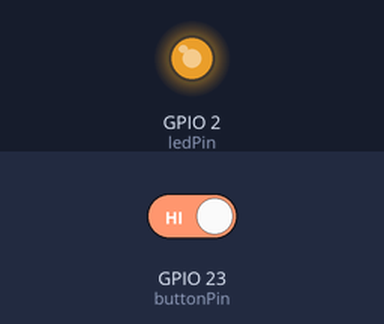
Recording of a sketch running on a simulated ESP32. Parts: output pins drawn as LEDs (lit = HIGH). The inputs (shaded band) are chosen by the test bench; at power-on: GPIO 23 (buttonPin) HIGH. What the sketch prints to the serial monitor is not drawn.

Above: at 8.4 s.
8.5 s: GPIO 23 (buttonPin) driven LOW
At 9.15 s:
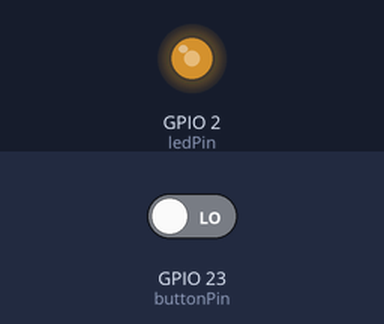
At 10.05 s:
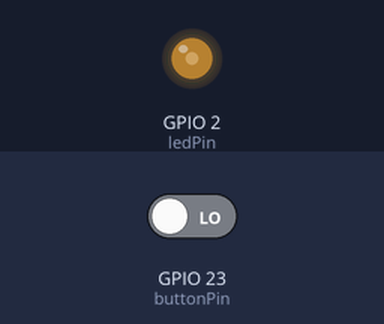
Timing chart, 0 to 13.0 s (numbered marks = the images above; inputs shaded):
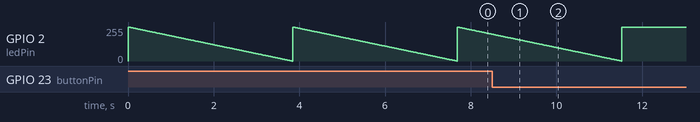

The sketch:

capacitor_code.ino
```cpp
// Pin setup
const int ledPin = 2;       // Built-in LED (GPIO2 on ESP32, D4 on ESP8266)
const int buttonPin = 23;   // Push button connected to GPIO23 (change if needed)

int buttonState = 0;

void setup() {
  pinMode(ledPin, OUTPUT);
  pinMode(buttonPin, INPUT_PULLUP); // Button with internal pull-up
  Serial.begin(115200);
}

void loop() {
  // Read button (LOW when pressed because of pull-up)
  buttonState = digitalRead(buttonPin);

  if (buttonState == LOW) {
    // Button pressed → LED ON (charging)
    digitalWrite(ledPin, HIGH);
    Serial.println("Button Pressed → Capacitor Charging");
  } else {
    // Button released → LED fades (discharging)
    for (int brightness = 255; brightness >= 0; brightness--) {
      analogWrite(ledPin, brightness); // PWM fade
      delay(15); // controls discharge speed
    }
    Serial.println("Button Released → Capacitor Discharging");
  }
}
```

Measured:
- after the input at 8.5 s, GPIO 2 (ledPin): goes on until 11.5 s, then stays 255/255
- by itself, GPIO 2 (ledPin): ramps from 255/255 to 0/255 and jumps back, once every 3.8 s
